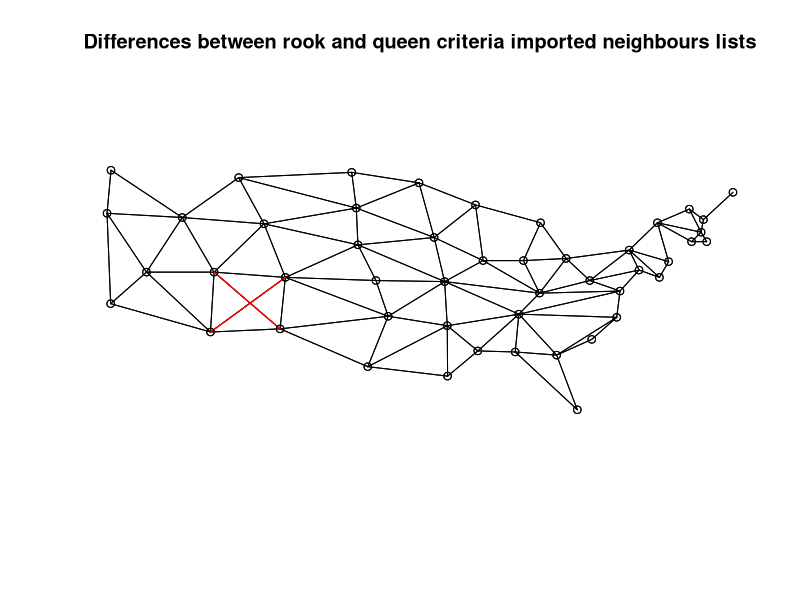

The R source for this figure:
library(spdep)


### Name: read.gal
### Title: Read a GAL lattice file into a neighbours list
### Aliases: read.gal read.geoda
### Keywords: spatial

### ** Examples

us48.fipsno <- read.geoda(system.file("etc/weights/us48.txt",
 package="spdep")[1])
us48.q <- read.gal(system.file("etc/weights/us48_q.GAL", package="spdep")[1],
 us48.fipsno$Fipsno)
us48.r <- read.gal(system.file("etc/weights/us48_rk.GAL", package="spdep")[1],
 us48.fipsno$Fipsno)
data(state)
if (as.numeric(paste(version$major, version$minor, sep="")) < 19) {
 m50.48 <- match(us48.fipsno$"State.name", state.name)
} else {
 m50.48 <- match(us48.fipsno$"State_name", state.name)
}
plot(us48.q, as.matrix(as.data.frame(state.center))[m50.48,])
plot(diffnb(us48.r, us48.q),
 as.matrix(as.data.frame(state.center))[m50.48,], add=TRUE, col="red")
title(main="Differences between rook and queen criteria imported neighbours lists")
